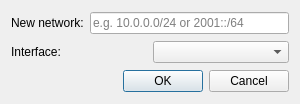
<?xml version="1.0" encoding="UTF-8"?>
<ui version="4.0">
 <class>AddOSPFNetworkDialog</class>
 <widget class="QDialog" name="AddOSPFNetworkDialog">
  <property name="geometry">
   <rect>
    <x>0</x>
    <y>0</y>
    <width>300</width>
    <height>104</height>
   </rect>
  </property>
  <property name="sizePolicy">
   <sizepolicy hsizetype="Fixed" vsizetype="Maximum">
    <horstretch>0</horstretch>
    <verstretch>0</verstretch>
   </sizepolicy>
  </property>
  <property name="minimumSize">
   <size>
    <width>250</width>
    <height>0</height>
   </size>
  </property>
  <property name="maximumSize">
   <size>
    <width>300</width>
    <height>104</height>
   </size>
  </property>
  <property name="windowTitle">
   <string>Dialog</string>
  </property>
  <layout class="QVBoxLayout" name="verticalLayout">
   <item>
    <layout class="QHBoxLayout" name="network_layout">
     <item alignment="Qt::AlignmentFlag::AlignLeft">
      <widget class="QLabel" name="network_label">
       <property name="text">
        <string>New network:</string>
       </property>
      </widget>
     </item>
     <item>
      <widget class="QLineEdit" name="network_input">
       <property name="placeholderText">
        <string>e.g. 10.0.0.0/24 or 2001::/64</string>
       </property>
      </widget>
     </item>
    </layout>
   </item>
   <item>
    <layout class="QHBoxLayout" name="interface_layout">
     <item alignment="Qt::AlignmentFlag::AlignLeft">
      <widget class="QLabel" name="interfaces_label">
       <property name="text">
        <string>Interface:</string>
       </property>
      </widget>
     </item>
     <item>
      <widget class="QComboBox" name="interfaces_combo_box"/>
     </item>
    </layout>
   </item>
   <item>
    <widget class="QDialogButtonBox" name="ok_cancel_buttons">
     <property name="orientation">
      <enum>Qt::Orientation::Horizontal</enum>
     </property>
     <property name="standardButtons">
      <set>QDialogButtonBox::StandardButton::Cancel|QDialogButtonBox::StandardButton::Ok</set>
     </property>
    </widget>
   </item>
  </layout>
 </widget>
 <resources/>
 <connections>
  <connection>
   <sender>ok_cancel_buttons</sender>
   <signal>accepted()</signal>
   <receiver>AddOSPFNetworkDialog</receiver>
   <slot>accept()</slot>
   <hints>
    <hint type="sourcelabel">
     <x>227</x>
     <y>110</y>
    </hint>
    <hint type="destinationlabel">
     <x>157</x>
     <y>128</y>
    </hint>
   </hints>
  </connection>
  <connection>
   <sender>ok_cancel_buttons</sender>
   <signal>rejected()</signal>
   <receiver>AddOSPFNetworkDialog</receiver>
   <slot>reject()</slot>
   <hints>
    <hint type="sourcelabel">
     <x>271</x>
     <y>116</y>
    </hint>
    <hint type="destinationlabel">
     <x>280</x>
     <y>128</y>
    </hint>
   </hints>
  </connection>
 </connections>
</ui>
